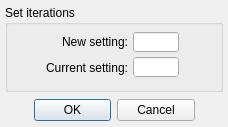
<?xml version="1.0" encoding="UTF-8"?>
<ui version="4.0">
 <class>Dialog</class>
 <widget class="QDialog" name="Dialog">
  <property name="windowModality">
   <enum>Qt::NonModal</enum>
  </property>
  <property name="geometry">
   <rect>
    <x>0</x>
    <y>0</y>
    <width>228</width>
    <height>127</height>
   </rect>
  </property>
  <property name="sizePolicy">
   <sizepolicy hsizetype="Fixed" vsizetype="Fixed">
    <horstretch>0</horstretch>
    <verstretch>0</verstretch>
   </sizepolicy>
  </property>
  <property name="font">
   <font>
    <family>Segoe UI</family>
   </font>
  </property>
  <property name="contextMenuPolicy">
   <enum>Qt::DefaultContextMenu</enum>
  </property>
  <property name="windowTitle">
   <string>Set project iterations</string>
  </property>
  <property name="windowIcon">
   <iconset>
    <normaloff>Icon_SystemLabDesigner.bmp</normaloff>Icon_SystemLabDesigner.bmp</iconset>
  </property>
  <property name="modal">
   <bool>true</bool>
  </property>
  <widget class="QDialogButtonBox" name="buttonBox">
   <property name="geometry">
    <rect>
     <x>34</x>
     <y>94</y>
     <width>161</width>
     <height>32</height>
    </rect>
   </property>
   <property name="sizePolicy">
    <sizepolicy hsizetype="Fixed" vsizetype="Fixed">
     <horstretch>0</horstretch>
     <verstretch>0</verstretch>
    </sizepolicy>
   </property>
   <property name="contextMenuPolicy">
    <enum>Qt::NoContextMenu</enum>
   </property>
   <property name="orientation">
    <enum>Qt::Horizontal</enum>
   </property>
   <property name="standardButtons">
    <set>QDialogButtonBox::Cancel|QDialogButtonBox::Ok</set>
   </property>
   <property name="centerButtons">
    <bool>true</bool>
   </property>
  </widget>
  <widget class="QGroupBox" name="groupBox">
   <property name="geometry">
    <rect>
     <x>5</x>
     <y>5</y>
     <width>218</width>
     <height>87</height>
    </rect>
   </property>
   <property name="title">
    <string>Set iterations</string>
   </property>
   <widget class="QLabel" name="label_3">
    <property name="geometry">
     <rect>
      <x>24</x>
      <y>26</y>
      <width>99</width>
      <height>21</height>
     </rect>
    </property>
    <property name="text">
     <string>New setting:</string>
    </property>
    <property name="alignment">
     <set>Qt::AlignRight|Qt::AlignTrailing|Qt::AlignVCenter</set>
    </property>
   </widget>
   <widget class="QLineEdit" name="newIterationSetting">
    <property name="geometry">
     <rect>
      <x>128</x>
      <y>27</y>
      <width>46</width>
      <height>20</height>
     </rect>
    </property>
   </widget>
   <widget class="QLineEdit" name="currentIteration">
    <property name="geometry">
     <rect>
      <x>128</x>
      <y>52</y>
      <width>46</width>
      <height>20</height>
     </rect>
    </property>
    <property name="contextMenuPolicy">
     <enum>Qt::DefaultContextMenu</enum>
    </property>
    <property name="autoFillBackground">
     <bool>true</bool>
    </property>
    <property name="readOnly">
     <bool>true</bool>
    </property>
   </widget>
   <widget class="QLabel" name="label_4">
    <property name="geometry">
     <rect>
      <x>20</x>
      <y>52</y>
      <width>103</width>
      <height>21</height>
     </rect>
    </property>
    <property name="text">
     <string>Current setting:</string>
    </property>
    <property name="alignment">
     <set>Qt::AlignRight|Qt::AlignTrailing|Qt::AlignVCenter</set>
    </property>
   </widget>
  </widget>
 </widget>
 <resources/>
 <connections>
  <connection>
   <sender>buttonBox</sender>
   <signal>accepted()</signal>
   <receiver>Dialog</receiver>
   <slot>accept()</slot>
   <hints>
    <hint type="sourcelabel">
     <x>248</x>
     <y>254</y>
    </hint>
    <hint type="destinationlabel">
     <x>157</x>
     <y>274</y>
    </hint>
   </hints>
  </connection>
  <connection>
   <sender>buttonBox</sender>
   <signal>rejected()</signal>
   <receiver>Dialog</receiver>
   <slot>reject()</slot>
   <hints>
    <hint type="sourcelabel">
     <x>316</x>
     <y>260</y>
    </hint>
    <hint type="destinationlabel">
     <x>286</x>
     <y>274</y>
    </hint>
   </hints>
  </connection>
 </connections>
</ui>
